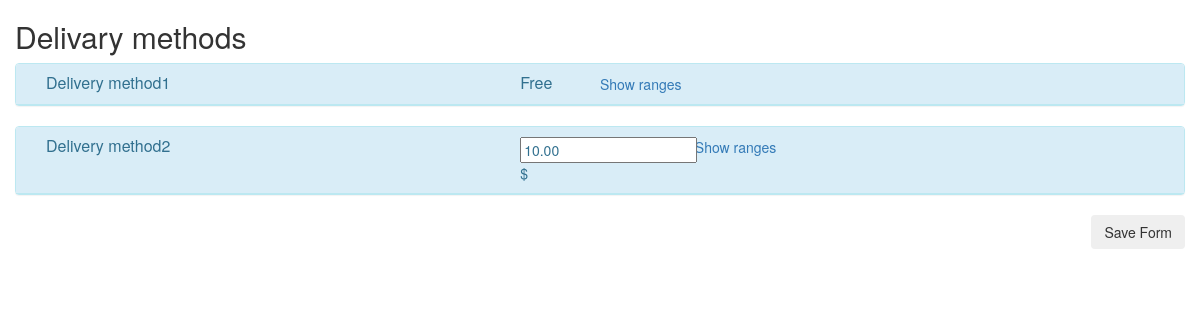
Before: / with the older database file.
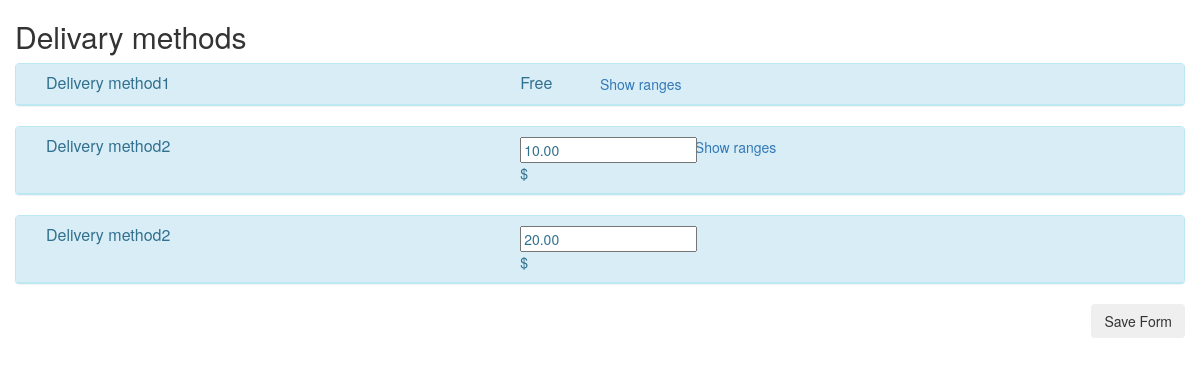
After: the same page with the newer database file.
### tables this page shows
CREATE TABLE IF NOT EXISTS `method` (
  `id` int(11) NOT NULL AUTO_INCREMENT,
  `name` varchar(100) NOT NULL,
  `value` decimal(5,2) DEFAULT NULL,
  `delivery_url` varchar(255) NOT NULL,
  `from_weight` decimal(5,2) NOT NULL,
  `to_weight` decimal(5,2) NOT NULL,
  `notes` text NOT NULL,
  PRIMARY KEY (`id`)
);

### DeliveryMethods.php (called while the page is built, shortened)
<?php
class DeliveryMethods
{
    private $_db;
    public function __construct(){
        $this->_db = new mysqli("localhost", "root", "root", "delivery_methods");
    }
    public function fetchDeliveryMethods(){
        $sql = "SELECT `id`,`name`,`value` as price,`delivery_url`,`from_weight`,`to_weight`, `notes`  FROM `method` m WHERE m.value IS NOT NULL ";
        $res = $this->_db->query($sql);
        $deliveryMethodRangeIds = array();
        $deliveryMethods = array();
        while($obj = $res->fetch_object()){
            $deliveryMethods[$obj->id]= array(
                "name" => $obj->name,
                "price" => $obj->price,
                "delivery_url" => $obj->delivery_url,
                "from_weight" => $obj->from_weight,
                "to_weight" => $obj->to_weight,
                "notes" => $obj->notes,
                "ranges" => array()
            );
            $deliveryMethodRangeIds[] = $obj->id;
        }
        if(count($deliveryMethodRangeIds) > 0) {
            $sql = "SELECT `id`, `from`, `to`, `price`,`delivery_method_id` FROM `ranges` r ".
                    "WHERE r.delivery_method_id IN (" . implode(",", $deliveryMethodRangeIds) . ")" .
                    "ORDER BY r.order ASC";
            $res = $this->_db->query($sql);
            while ($obj = $res->fetch_object()) {
                $deliveryMethods[$obj->delivery_method_id]["ranges"][] = array("id"=>$obj->id,"from"=>$obj->from, "to"=>$obj->to, "price"=>$obj->price);
            }
        }
        return $deliveryMethods;
    }
}
$dm = new DeliveryMethods();
$deliveryMethods = $dm->fetchDeliveryMethods();

### index.php (the view, shortened to what this page needs)
<?php
require("DeliveryMethods.php");
?>
<html>
<head>
    <link href="css/bootstrap.min.css" rel="stylesheet">
</head>
<body>
    <h2 class="col-md-12">Delivary methods</h2>
    <div class="container container-fluid col-md-12">
    <form>
    <?php foreach($deliveryMethods as $id => $deliveryMethod){ ?>
                <div class="panel panel-info">
                    <div class="panel-heading">
                        <h3 class="col-md-5 panel-title"><?php echo $deliveryMethod["name"]?></h3>
                    <?php if($deliveryMethod["price"] == 0){?>
                        <h3 class="col-md-1 panel-title">Free</h3>
                    <?php } else if ($deliveryMethod["price"] > 0) { ?>
                        <span class="col-md-2" id="price-<?php echo $id ?>"><input type="text"  name="price[<?php echo $id ?>]" value="<?php echo $deliveryMethod["price"]?>">$</span>
                    <?php } ?>
                    <?php if(count($deliveryMethod["ranges"]) > 0){ ?>
                        <a href="#" class="show_ranges" id="show_ranges-<?php echo $id?>">Show ranges</a>
                   <?php }else{ ?>
                        <a href="#" class="add_ranges" id="add_ranges-<?php echo $id?>">Add Ranges</a>
                    <?php } ?>
                     <div class="clearfix"></div>
                    </div>
                </div>
        <?php } ?>
        </form>
        <div class="pull-right">
            <button class="btn" id="save_form">Save Form</button>
        </div>
    </div>
</body>
</html>

Changed rows visible on the page:
added method: name "Delivery method2", value "20.00"
